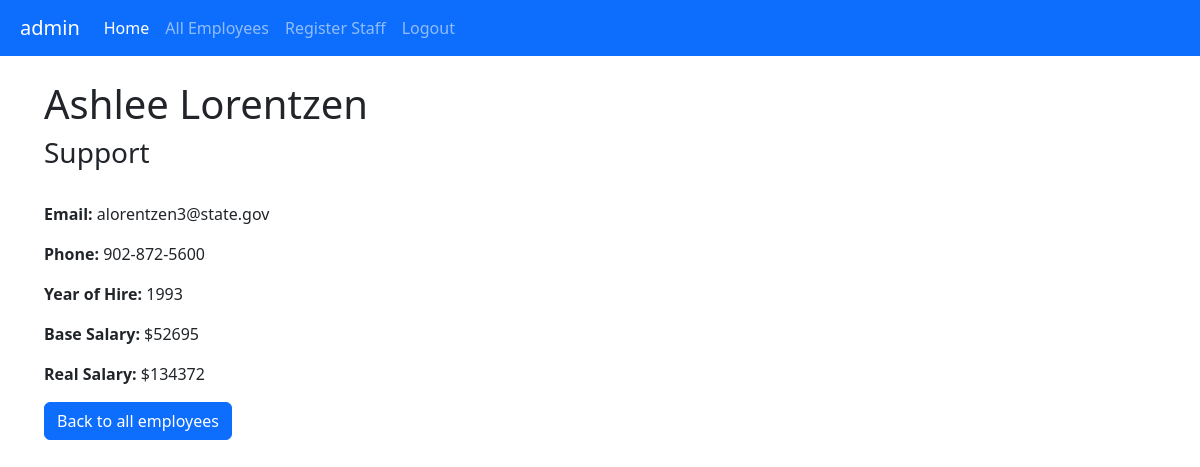
/elist/employee/4 (signed in), run on the app's committed database.
### employees/models.py (models this page shows, shortened)
class Employee(models.Model):
    fname = models.CharField(max_length=50, verbose_name="First name")
    lname = models.CharField(max_length=50, verbose_name="Last name")
    email = models.CharField(max_length=50, verbose_name="Email")
    phone = models.CharField(max_length=12, verbose_name="Phone")
    department = models.CharField(max_length=100, verbose_name="Department")
    year = models.CharField(max_length=4, verbose_name="Year of hire")
    salary = models.CharField(max_length=8,verbose_name="Salary")
    class Meta:
        permissions = (("can_view","View employees"),("can_edit", "Edit employees"))
    @property
    def rsalary(self):
        salary = int(self.salary)
        year = int(self.year)
        eyears= 2024-year
        return int(salary + (salary*0.05*eyears))

### employees/views.py (the view)
# urls.py: path("elist/employee/<int:id>",views.details,name="details"),
@login_required
@permission_required("employees.can_view", raise_exception=True)
def details(request,id):
    employee = Employee.objects.get(id=id)
    pageTemp = loader.get_template("details.html")
    context = {
        "employee":employee
    }
    return HttpResponse(pageTemp.render(context,request))

### templates/details.html (shortened to what this page needs)
{% extends "master.html" %}
{% block content %}
    <ul>
        <h1>{{employee.fname}} {{employee.lname}}</h1>
        <h3>{{employee.department}}</h3>
        <br>
        <p class="col"><strong>Email:</strong> {{employee.email}}</p>
        <p class="col"><strong>Phone: </strong>{{employee.phone}}</p>
        <p class="col"><strong>Year of Hire: </strong>{{employee.year}}</p>
        <p class="col"><strong>Base Salary: </strong>${{employee.salary}}</p>
        <p class="col"><strong>Real Salary: </strong>${{employee.rsalary}}</p>
        <a href="/elist"><button type="button" class="btn btn-primary">Back to all employees</button></a>
    </ul>
{% endblock content %}

### templates/master.html (shortened to what this page needs)
<!DOCTYPE html>
<html lang="en">
    <head>
        <link
            href="https://cdn.jsdelivr.net/npm/bootstrap@5.3.2/dist/css/bootstrap.min.css"
            rel="stylesheet"
/>
    </head>
    <body>
        <header>
            <nav
                class="navbar navbar-expand-sm navbar-dark bg-primary" style="padding-left: 20px">
                {% if  user.is_authenticated %}
                    <a class="navbar-brand" href="#">{{user.username}}</a>
                {% endif %}
                <div class="collapse navbar-collapse" id="collapsibleNavId">
                    <ul class="navbar-nav me-auto mt-2 mt-lg-0">
                        <li class="nav-item">
                            <a class="nav-link active" href="{% url "home" %}" aria-current="page">Home</a>
                        </li>
                        {% if perms.employees.can_view %}
                            <li class="nav-item">
                                <a class="nav-link" href="{% url "elist" %}">All Employees</a>
                            </li>
                        {% endif %}
                        {% if perms.employees.can_edit %}
                            <li class="nav-item">
                                <a class="nav-link" href="{% url "register" %}">Register Staff</a>
                            </li>
                        {% endif %}
                        {% if user.is_authenticated %}
                            <li class="nav-item">
                                <form action="{% url "logout" %}" method="POST">
                                    <button class="nav-link" type="submit">Logout</button>
                                </form>
                            </li>
                        {% else %}
                            <li class="nav-item">
                                <a class="nav-link" href="{% url "login" %}">Login</a>
                            </li>
                        {% endif %}
                </div>
            </nav>
        </header>
        <br/>
        <main>
            <div class="container-fluid">
                {% block content %}{% endblock content %}
            </div>
        </main>
    </body>
</html>

### data on the page
Employee: fname "Ashlee", lname "Lorentzen", department "Support", email "alorentzen3@state.gov", phone "902-872-5600", year "1993", salary "52695", rsalary "134372"

### other printed values
{{ user.username }} "admin"
